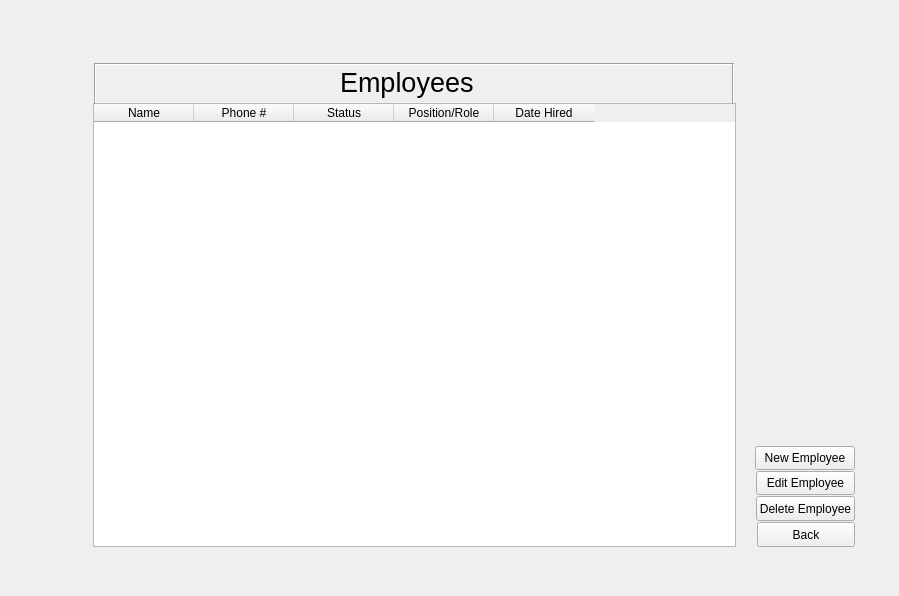
<?xml version="1.0" encoding="UTF-8"?>
<ui version="4.0">
 <class>Employee_List</class>
 <widget class="QWidget" name="Employee_List">
  <property name="geometry">
   <rect>
    <x>0</x>
    <y>0</y>
    <width>899</width>
    <height>596</height>
   </rect>
  </property>
  <property name="windowTitle">
   <string>Form</string>
  </property>
  <widget class="QPushButton" name="newempbutton">
   <property name="geometry">
    <rect>
     <x>755</x>
     <y>446</y>
     <width>100</width>
     <height>24</height>
    </rect>
   </property>
   <property name="text">
    <string>New Employee</string>
   </property>
  </widget>
  <widget class="QPushButton" name="editempbutton">
   <property name="geometry">
    <rect>
     <x>756</x>
     <y>471</y>
     <width>99</width>
     <height>24</height>
    </rect>
   </property>
   <property name="text">
    <string>Edit Employee</string>
   </property>
  </widget>
  <widget class="QPushButton" name="backbutton">
   <property name="geometry">
    <rect>
     <x>757</x>
     <y>522</y>
     <width>98</width>
     <height>25</height>
    </rect>
   </property>
   <property name="text">
    <string>Back</string>
   </property>
  </widget>
  <widget class="QTableWidget" name="EmployeeList">
   <property name="geometry">
    <rect>
     <x>93</x>
     <y>103</y>
     <width>643</width>
     <height>444</height>
    </rect>
   </property>
   <column>
    <property name="text">
     <string>Name</string>
    </property>
   </column>
   <column>
    <property name="text">
     <string>Phone #</string>
    </property>
   </column>
   <column>
    <property name="text">
     <string>Status</string>
    </property>
   </column>
   <column>
    <property name="text">
     <string>Position/Role</string>
    </property>
   </column>
   <column>
    <property name="text">
     <string>Date Hired</string>
    </property>
   </column>
  </widget>
  <widget class="QPushButton" name="deleteempbutton">
   <property name="geometry">
    <rect>
     <x>756</x>
     <y>496</y>
     <width>99</width>
     <height>25</height>
    </rect>
   </property>
   <property name="text">
    <string>Delete Employee</string>
   </property>
  </widget>
  <widget class="QLabel" name="label">
   <property name="geometry">
    <rect>
     <x>340</x>
     <y>63</y>
     <width>134</width>
     <height>38</height>
    </rect>
   </property>
   <property name="font">
    <font>
     <pointsize>20</pointsize>
    </font>
   </property>
   <property name="text">
    <string>Employees</string>
   </property>
  </widget>
  <widget class="Line" name="line">
   <property name="geometry">
    <rect>
     <x>95</x>
     <y>56</y>
     <width>638</width>
     <height>16</height>
    </rect>
   </property>
   <property name="orientation">
    <enum>Qt::Orientation::Horizontal</enum>
   </property>
  </widget>
  <widget class="Line" name="line_2">
   <property name="geometry">
    <rect>
     <x>723</x>
     <y>63</y>
     <width>20</width>
     <height>41</height>
    </rect>
   </property>
   <property name="orientation">
    <enum>Qt::Orientation::Vertical</enum>
   </property>
  </widget>
  <widget class="Line" name="line_3">
   <property name="geometry">
    <rect>
     <x>85</x>
     <y>63</y>
     <width>20</width>
     <height>41</height>
    </rect>
   </property>
   <property name="orientation">
    <enum>Qt::Orientation::Vertical</enum>
   </property>
  </widget>
 </widget>
 <resources/>
 <connections/>
</ui>
